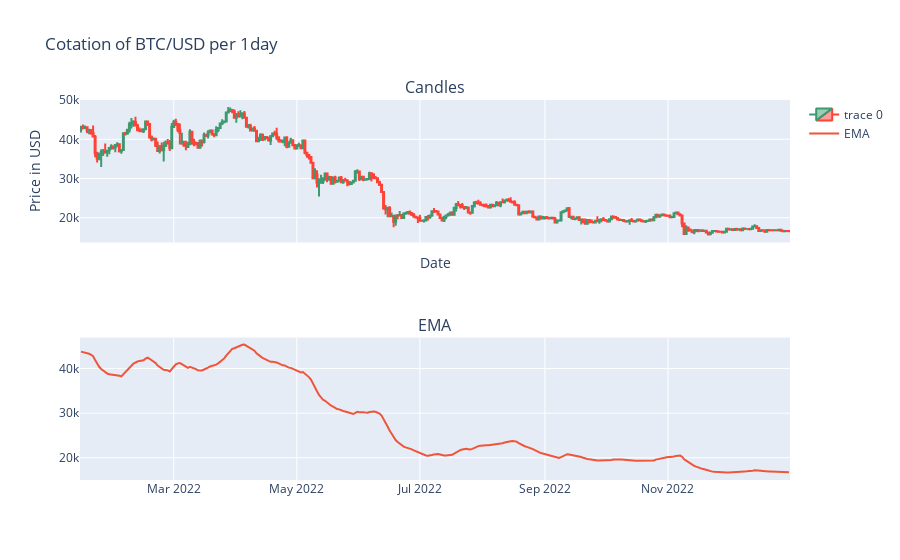

Source (notebook cell):
### Markdown cell above
### We can visualize the indicators 

#### EMA Indicator :

### Code cell
indicator = 'EMA'
visualize_with_indicator(final_data, symbol, interval, indicator)

### Figure 1 — Plotly figure (JSON) as saved in the notebook; plotly's stock layout.template omitted (floating-point values rounded to 4 significant figures; data arrays with more than 128 entries replaced by an {"elided": "..."} marker saying what was removed)
{"data": [{"close": {"elided": "352 float values"}, "high": {"elided": "352 float values"}, "low": {"elided": "352 float values"}, "open": {"elided": "352 float values"}, "type": "candlestick", "x": {"elided": "352 str values"}, "xaxis": "x", "yaxis": "y"}, {"mode": "lines", "name": "EMA", "type": "scatter", "x": {"elided": "352 str values"}, "xaxis": "x2", "y": {"elided": "352 float values"}, "yaxis": "y2"}], "layout": {"annotations": [{"font": {"size": 16}, "showarrow": false, "text": "Candles", "x": 0.5, "xanchor": "center", "xref": "paper", "y": 1, "yanchor": "bottom", "yref": "paper"}, {"font": {"size": 16}, "showarrow": false, "text": "EMA", "x": 0.5, "xanchor": "center", "xref": "paper", "y": 0.375, "yanchor": "bottom", "yref": "paper"}], "autosize": true, "title": {"text": "Cotation of BTC/USD per 1day"}, "xaxis": {"anchor": "y", "autorange": true, "domain": [0, 1], "matches": "x2", "range": ["2022-01-13 12:00", "2022-12-31 12:00"], "rangeslider": {"visible": false, "yaxis": {}}, "showticklabels": false, "title": {"text": "Date"}, "type": "date"}, "xaxis2": {"anchor": "y2", "autorange": true, "domain": [0, 1], "range": ["2022-01-13 12:00", "2022-12-31 12:00"], "type": "date"}, "yaxis": {"anchor": "x", "autorange": true, "domain": [0.625, 1], "range": [13680.0, 50030.0], "title": {"text": "Price in USD"}}, "yaxis2": {"anchor": "x2", "autorange": true, "domain": [0, 0.375], "range": [15020.0, 46930.0], "type": "linear"}}}
